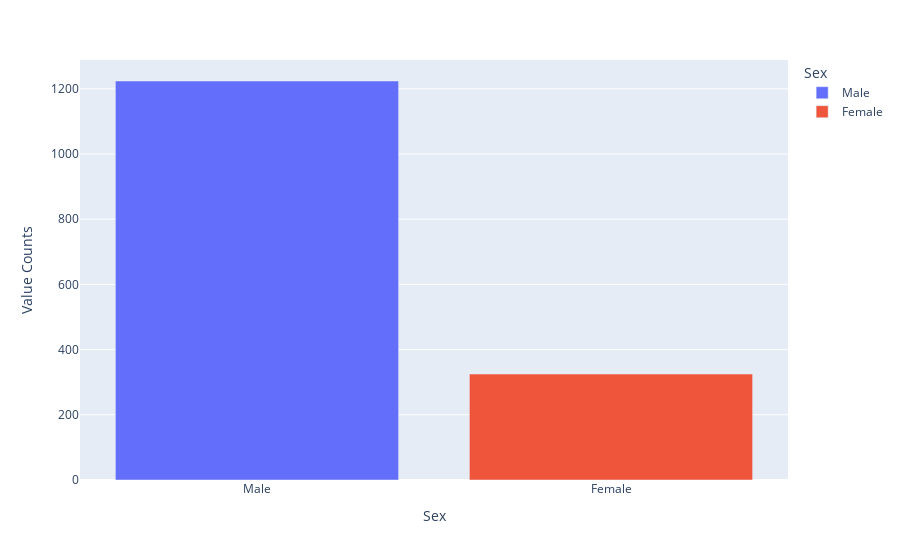

Here is the notebook cell this chart was saved with:
### Code cell
px.bar(df, 
       color='Sex',
       x= 'Sex',
       y='Value Counts')

### Figure 1 — Plotly figure (JSON) as saved in the notebook; plotly's stock layout.template omitted (floating-point values rounded to 4 significant figures)
{"data": [{"alignmentgroup": "True", "hovertemplate": "Sex=%{x}<br>Value Counts=%{y}<extra></extra>", "legendgroup": "Male", "marker": {"color": "#636efa"}, "name": "Male", "offsetgroup": "Male", "orientation": "v", "showlegend": true, "textposition": "auto", "type": "bar", "x": ["Male"], "xaxis": "x", "y": [1224], "yaxis": "y"}, {"alignmentgroup": "True", "hovertemplate": "Sex=%{x}<br>Value Counts=%{y}<extra></extra>", "legendgroup": "Female", "marker": {"color": "#EF553B"}, "name": "Female", "offsetgroup": "Female", "orientation": "v", "showlegend": true, "textposition": "auto", "type": "bar", "x": ["Female"], "xaxis": "x", "y": [325], "yaxis": "y"}], "layout": {"barmode": "relative", "legend": {"title": {"text": "Sex"}, "tracegroupgap": 0}, "margin": {"t": 60}, "xaxis": {"anchor": "y", "categoryarray": ["Male", "Female"], "categoryorder": "array", "domain": [0.0, 1.0], "title": {"text": "Sex"}}, "yaxis": {"anchor": "x", "domain": [0.0, 1.0], "title": {"text": "Value Counts"}}}}
